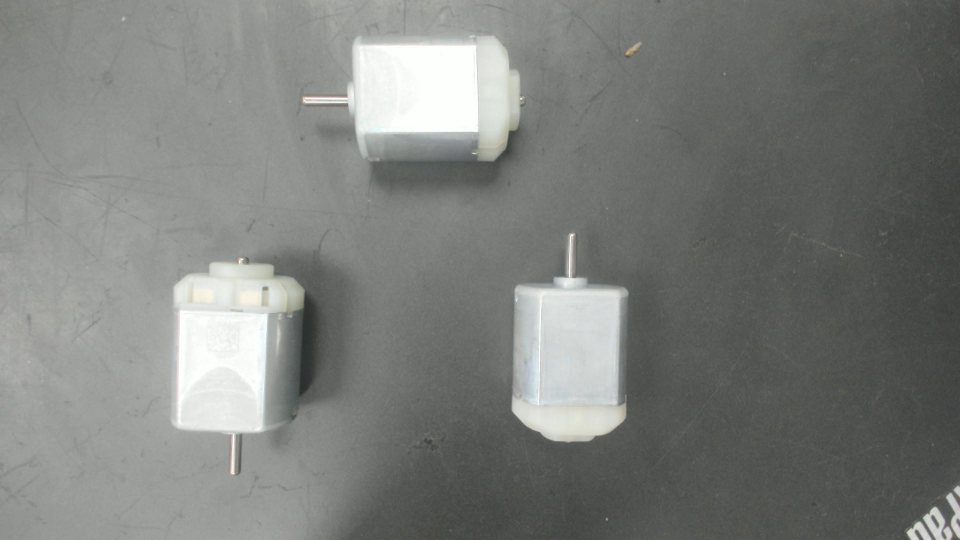
#> input picture motor1.jpg, 1920 x 1080 px (shown at 1/2 size)
$ python 1.py
#> lines starting #> are read from the running program, lines starting #| are printed output that depends on the picture; after the words box and inside, x2 and y2 are one past the last pixel; in counts of white or black regions, pixels touching at a corner belong together
import cv2
from math import atan2, cos, sin, sqrt, pi
from cv2 import boundingRect
import numpy as np

# [67 lines left out: functions drawAxis, getOrientation, not called in this run]


def nothing(x):
    pass

#img = np.zeros((300,512,3), np.uint8)
cv2.namedWindow('image',cv2.WINDOW_FREERATIO)

# create trackbars for color change+
cv2.createTrackbar('b1','image',176,255,nothing)
cv2.createTrackbar('b2','image',255,255,nothing)


# Load the image
img = cv2.imread("motor1.jpg")
#> img is the input picture: shape (1080, 1920, 3); mean B, G, R 123.4, 126.6, 124.6
#img = cv2.imread("download.png")
img = cv2.resize(img,(640,480))
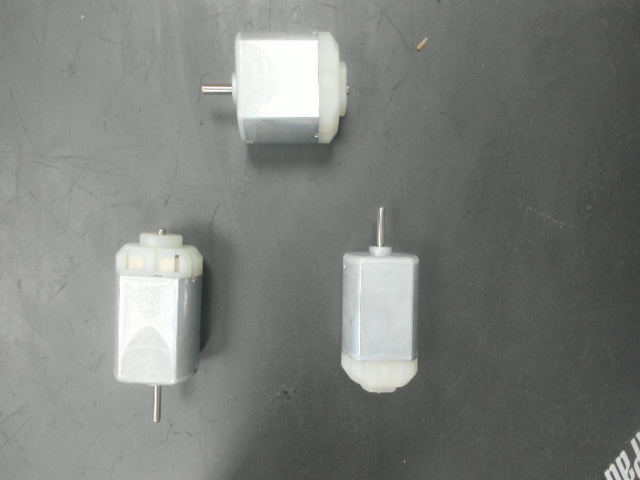
#> img: shape (480, 640, 3); mean B, G, R 123.4, 126.6, 124.6

# [6 lines of commented-out code are left out]

while True:
    img = cv2.imread("motor1.jpg")
    #img = cv2.imread("download.png")
    img = cv2.resize(img,(640,480))

    #xoay anh 90 do theo chieu kim dong ho
    #img = cv2.rotate(img, cv2.cv2.ROTATE_90_CLOCKWISE)

    img = cv2.rotate(img, cv2.ROTATE_90_COUNTERCLOCKWISE)
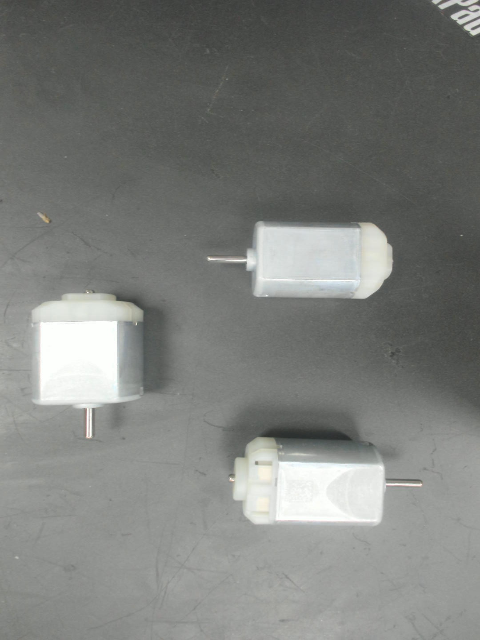
#> img: shape (640, 480, 3); mean B, G, R 123.4, 126.6, 124.6
    # Convert image to grayscale
    gray = cv2.cvtColor(img, cv2.COLOR_BGR2GRAY)
    # [11 lines of commented-out code are left out]

    b1 = cv2.getTrackbarPos('b1','image')
    b2 = cv2.getTrackbarPos('b2','image')
    #print(str(b1))
    # Convert image to binary
    _, bw = cv2.threshold(gray, b1, b2,  cv2.THRESH_BINARY)
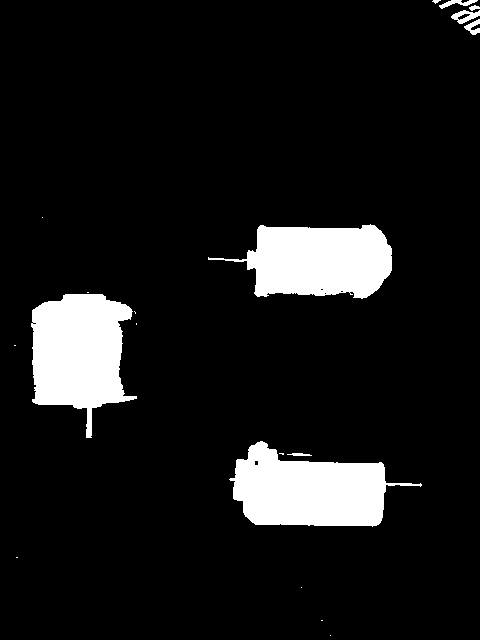
#> bw: shape (640, 480); 9.6% white; 19 white regions (10 under 20 px)
    #cv2.imshow('bw',bw)

    # Find all the contours in the thresholded image
    contours, _ = cv2.findContours(bw, cv2.RETR_LIST, cv2.CHAIN_APPROX_NONE)
#> contours = 25 contours, 16 with area under 20; largest, box (x1, y1, x2, y2) and area: (31, 294, 137, 438) 9592, (229, 441, 422, 527) 9588, (208, 224, 392, 299) 8838, (451, 10, 480, 24) 205, (439, 0, 478, 9) 106
    a=1
    for i, c in enumerate(contours):
            # Calculate the area of each contour
        area = cv2.contourArea(c)
        #if int(area) > 1000:
            #cv2.putText(img,str(int(area)),(20,a*30), 1,1,(0,0,255),1)
            #a+=1
        x,y,w,h = cv2.boundingRect(c)
        # Ignore contours that are too small or too large
        if area < 8000 or 10000 < area:
            continue

        # Draw each contour only for visualisation purposes
        #cv2.drawContours(img, c, -1, (0, 0, 255), 2)
        center = (x+w//2, y+h//2)
        #cv2.circle(img,center,1,(255,0,0),1)
        cv2.line(img,(x+w//2,y),(x+w//2,y+h),(0,0,0),2)
#> this loop made 25 passes
#> (area, x, y, w, h) on passes 6, 20, 21, 22, 23, 24: (28, 287, 453, 25, 3), (98.5, 464, 19, 16, 16), (45.5, 457, 13, 14, 8), (205, 451, 10, 29, 14), (27, 469, 5, 11, 6), (106.5, 439, 0, 39, 9)
#> (area, x, y, w, h, center) on passes 8, 13, 18: (9587.5, 229, 441, 193, 86, (325, 484)), (9591.5, 31, 294, 106, 144, (84, 366)), (8837.5, 208, 224, 184, 75, (300, 261))
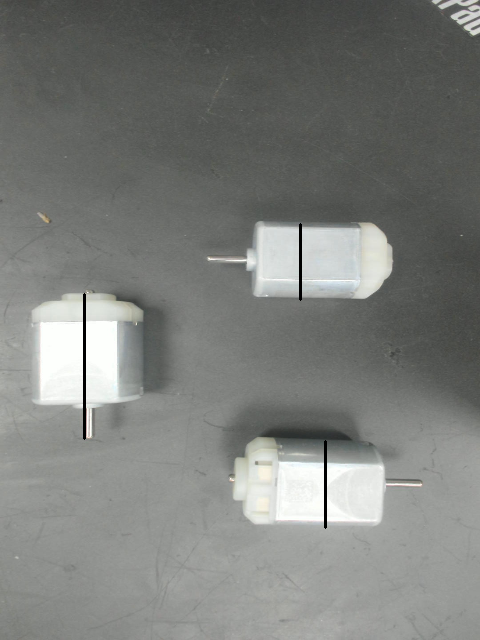
#> img: shape (640, 480, 3); 0.3% of pixels changed, all inside (x1, y1, x2, y2) = (83, 223, 327, 529)
        # [12 lines of commented-out code are left out]

    gray = cv2.cvtColor(img, cv2.COLOR_BGR2GRAY)
    _, bw = cv2.threshold(gray, b1, b2,  cv2.THRESH_BINARY)
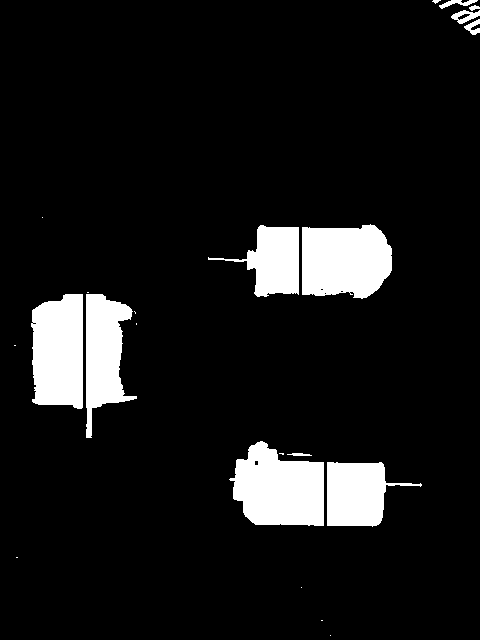
#> bw: shape (640, 480); 9.3% white; 22 white regions (10 under 20 px)
    cv2.imshow('bw',bw)
    contours, _ = cv2.findContours(bw, cv2.RETR_LIST, cv2.CHAIN_APPROX_NONE)
#> contours = 28 contours, 16 with area under 20; largest, box (x1, y1, x2, y2) and area: (229, 441, 324, 526) 5790, (302, 224, 392, 299) 5582, (31, 294, 83, 409) 5145, (86, 294, 137, 438) 3994, (327, 462, 422, 527) 3546
    a=1
    for i, c in enumerate(contours):
            # Calculate the area of each contour
        area = cv2.contourArea(c)
        if int(area) > 1000:
            cv2.putText(img,str(int(area)),(20,a*30), 1,1,(0,0,255),1)
            a+=1
        x,y,w,h = cv2.boundingRect(c)
        # Ignore contours that are too small or too large
        if area < 2000 or 6000 < area:
            continue

        # Draw each contour only for visualisation purposes
        cv2.drawContours(img, c, -1, (0, 0, 255), 2)
        #center = (x+w//2, y+h//2)
        #cv2.circle(img,center,1,(255,0,0),1)
        #cv2.line(img,(x+w//2,y),(x+w//2,y+h),(0,0,0),2)
        cv2.putText(img,str(int(w*h)),(400,a*30), 1,1,(0,0,255),1)
        a+=1
        # [4 lines of commented-out code are left out]
        cv2.putText(img,str(area),((x,y)),1,2,(0,0,255),2)
        # Find the orientation of each shape
        #angle = getOrientation(c, img)
        #cv2.putText(img,str(int(angle)),((x,y)),1,2,(0,0,255),2)
        cv2.rectangle(img,(x,y),(x+w,y+h),(0,255,0),2)
#> this loop made 28 passes
#> (area, a, x, y, w, h) on passes 5, 9, 14, 15, 20, 21: (3546, 3, 327, 462, 95, 65), (5789.5, 5, 229, 441, 95, 85), (3994.5, 7, 86, 294, 51, 144), (5145, 9, 31, 294, 52, 115), (2988, 11, 208, 225, 91, 72), (5581.5, 13, 302, 224, 90, 75)
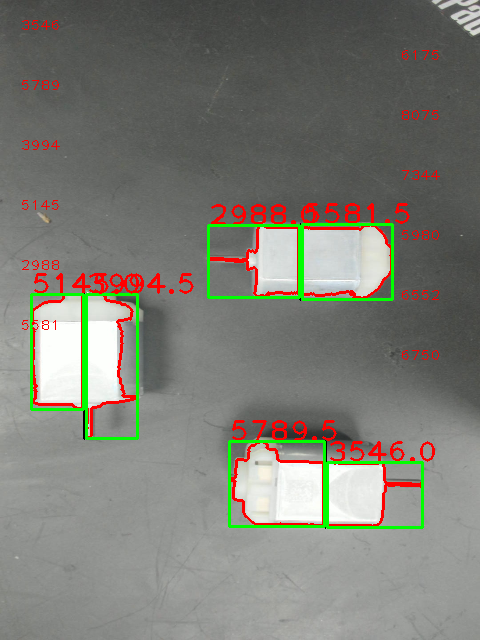
#> img: shape (640, 480, 3); 4.73% of pixels changed, all inside (x1, y1, x2, y2) = (22, 20, 440, 529)
#> after the loop, a = 13
        #print(angle)


    cv2.imshow('Output Image', img)
    if cv2.waitKey(1) & 0xFF == ord('q'):
#> (key q is pressed here)
        break
#cv2.waitKey(0)

cv2.destroyAllWindows()

# Save the output image to the current directory
#cv.imwrite("output_img.jpg", img)

$ run again, with motor3.jpg copied over motor1.jpg
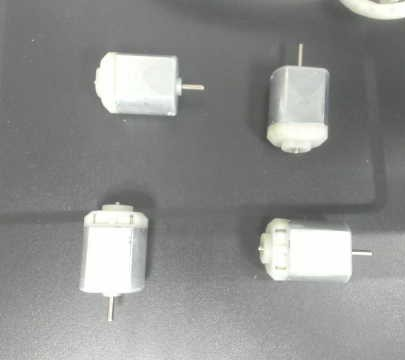
#> input picture motor3.jpg, 405 x 360 px
#> img is the input picture: shape (360, 405, 3); mean B, G, R 143.1, 144.1, 143.7
#> `_, bw = cv2.threshold(gray, b1, b2,  cv2.THRESH_BINARY)`:
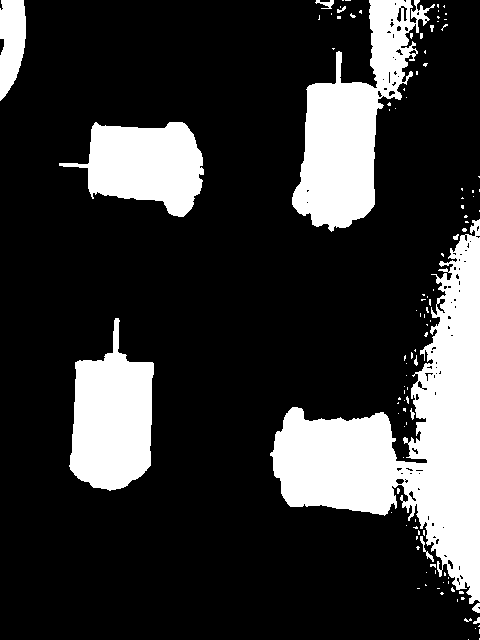
#> bw: shape (640, 480); 21.1% white; 112 white regions (98 under 20 px)
#> `contours, _ = cv2.findContours(bw, cv2.RETR_LIST, cv2.CHAIN_APPROX_NONE)`: contours = 196 contours, 172 with area under 20; largest, box (x1, y1, x2, y2) and area: (270, 219, 480, 604) 29073, (292, 0, 435, 232) 13620, (69, 318, 154, 491) 9682, (59, 122, 204, 217) 8251, (0, 0, 26, 101) 1880
#> the loop `for i, c in enumerate(contours):` made 196 passes
#> (area, x, y, w, h) on passes 8, 28, 33: (39.5, 472, 603, 8, 10), (35.5, 447, 559, 7, 11), (46, 420, 536, 14, 26)
#> `contours, _ = cv2.findContours(bw, cv2.RETR_LIST, cv2.CHAIN_APPROX_NONE)`: contours = 198 contours, 172 with area under 20; largest, box (x1, y1, x2, y2) and area: (270, 219, 480, 604) 29073, (292, 0, 435, 232) 13620, (133, 122, 204, 217) 5137, (113, 318, 154, 490) 4722, (69, 353, 110, 491) 4414
#> the loop `for i, c in enumerate(contours):` made 198 passes
#> (area, a) on passes 85, 95, 130, 142, 143, 194, 198: (4413.5, 2), (4722, 4), (29073, 6), (5137, 7), (2833.5, 9), (13620, 11), (1880.5, 12)
#> after the loop `for i, c in enumerate(contours):`:
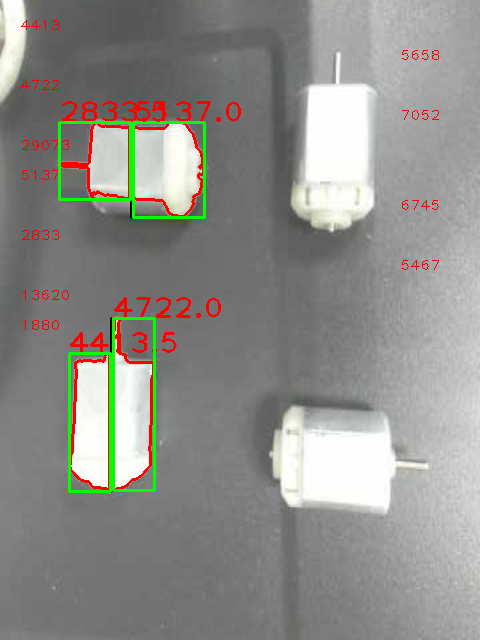
#> img: shape (640, 480, 3); mean B, G, R 138.2, 142.6, 143.5
#> after the loop `for i, c in enumerate(contours):`: a = 12
